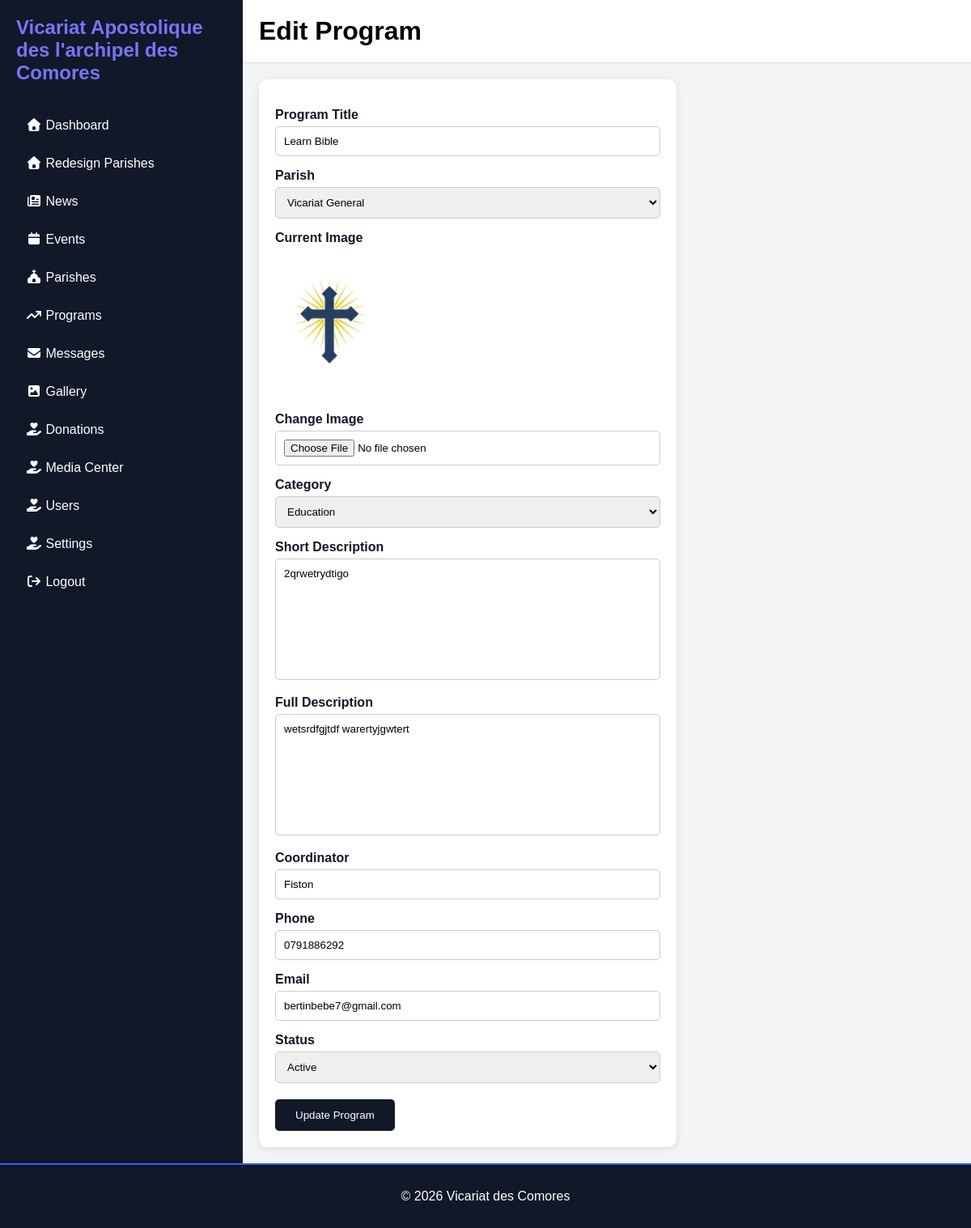
Page /Admin/edit-programs.php?id=5 (signed in) on the committed database.
### tables this page shows
CREATE TABLE `programs` (
  `id` int(11) NOT NULL,
  `title` varchar(255) NOT NULL,
  `image` varchar(255) DEFAULT NULL,
  `short_description` text DEFAULT NULL,
  `description` longtext DEFAULT NULL,
  `category` varchar(100) DEFAULT NULL,
  `coordinator` varchar(255) DEFAULT NULL,
  `phone` varchar(50) DEFAULT NULL,
  `email` varchar(100) DEFAULT NULL,
  `status` enum('active','inactive') DEFAULT 'active',
  `created_at` timestamp NOT NULL DEFAULT current_timestamp(),
  `parish_id` int(11) DEFAULT NULL
);

### Admin/edit-programs.php (the view, shortened to what this page needs)
<?php
include_once __DIR__.'/include/header.php';
$id = (int)$_GET['id'];
$result = mysqli_query($conn, "SELECT * FROM programs WHERE id=$id");
$row = mysqli_fetch_assoc($result);
?>
<div class="main">
<div class="topbar">
    <h1>Edit Program</h1>
</div>
<div class="form-container">
    <form method="POST" enctype="multipart/form-data">
        <label>Program Title</label>
        <input type="text" name="title" value="<?= htmlspecialchars($row['title']) ?>" required>
         <label>Parish</label>
<select name="parish_id">
    <option value="">Vicariat General</option>
</select>
        <label>Current Image</label><br>
        <img src="../uploads/<?= $row['image'] ?>"
             width="120"><br><br>
        <label>Change Image</label>
        <input type="file" name="image">
        <label>Category</label>
        <select name="category">
            <option value="Education" <?= $row['category']=='Education'?'selected':'' ?>>Education</option>
        </select>
        <label>Short Description</label>
        <textarea name="short_description"><?= htmlspecialchars($row['short_description']) ?></textarea>
        <label>Full Description</label>
        <textarea name="description"><?= htmlspecialchars($row['description']) ?></textarea>
        <label>Coordinator</label>
        <input type="text" name="coordinator"
               value="<?= htmlspecialchars($row['coordinator']) ?>">
        <label>Phone</label>
        <input type="text" name="phone"
               value="<?= htmlspecialchars($row['phone']) ?>">
        <label>Email</label>
        <input type="email" name="email"
               value="<?= htmlspecialchars($row['email']) ?>">
        <label>Status</label>
        <select name="status">
            <option value="active" <?= $row['status']=='active'?'selected':'' ?>>Active</option>
        </select>
        <button type="submit" name="update">
            Update Program
        </button>
    </form>
</div>
</div>
</div>
<?php include_once __DIR__.'/include/footer.php'; ?>
</body>
</html>

### Admin/Admin_Css/adminbig.css (style rules this page uses)
* { margin: 0; padding: 0; box-sizing: border-box; font-family: Arial; }
.main { flex: 1; background: #f3f4f6; }
.topbar { background: white; padding: 20px; border-bottom: 1px solid #ddd; display: flex; justify-content: space-between; }
.form-container { padding: 20px; }
form { background: white; padding: 20px; border-radius: 10px; width: 60%; box-shadow: 0 2px 10px rgba(0, 0, 0, 0.1); }
form label { display: block; margin-top: 15px; font-weight: bold; color: #111827; }
form input, form textarea { width: 100%; padding: 10px; margin-top: 5px; border: 1px solid #ccc; border-radius: 5px; }
form textarea { height: 150px; resize: none; }
form button { margin-top: 20px; padding: 12px 25px; background: #111827; color: white; border: none; border-radius: 5px; cursor: pointer; }
select { width: 100%; padding: 10px; margin-top: 5px; border: 1px solid #ccc; border-radius: 5px; }

### rows in the picture
programs: title "Learn Bible", image (picture), category "Education", short_description "2qrwetrydtigo", description "wetsrdfgjtdf warertyjgwtert", coordinator "Fiston", phone "0791886292", email "bertinbebe7@gmail.com", status "Active"
